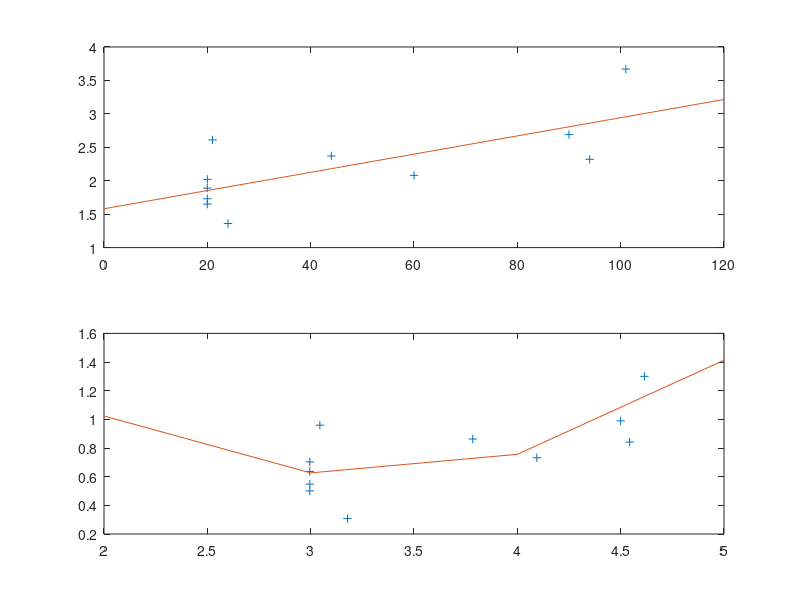

The MATLAB source for this figure:
Light=[20 20 20 20 21 24 44 60 90 94 101]
rmax=[1.73 1.65 2.02 1.89 2.61 1.36 2.37 2.08 2.69 2.32 3.67]
C=polyfit(Light,rmax,1)
D=polyfit(log(Light),log(rmax),2)
xvals=0:120;
xxvals=2:5;
yhat=polyval(C,xvals);
yyhat=polyval(D,xxvals);
subplot(2,1,1)
plot(Light,rmax,'+',xvals,yhat)
subplot(2,1,2)
plot(log(Light),log(rmax),'+',xxvals,yyhat)